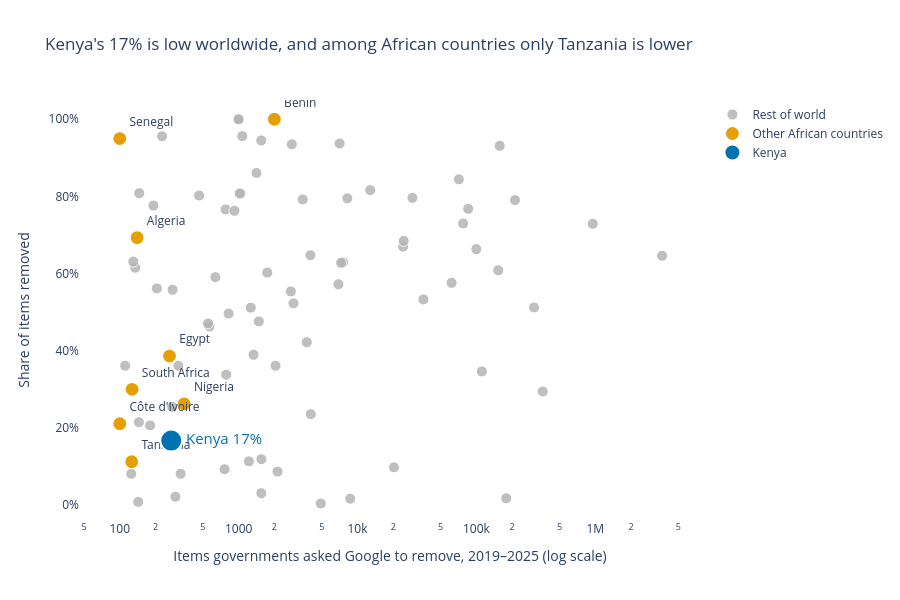

Here is the notebook cell this chart was saved with:
### Code cell
GREY, ORANGE, BLUE, MUTED = "#B4B4B4", "#E69F00", "#0072B2", "#6B6B6B"

others = c[c.country_name != "Kenya"]
world = others[~others.africa]
africa = others[others.africa]
kenya = c[c.country_name == "Kenya"]

fig = go.Figure()
fig.add_trace(go.Scatter(x=world["items"], y=world.share_removed, mode="markers", name="Rest of world",
                         hovertext=world.hover, hoverinfo="text",
                         marker=dict(size=11, color=GREY, opacity=.85, line=dict(color="white", width=1))))
fig.add_trace(go.Scatter(x=africa["items"], y=africa.share_removed, mode="markers+text", name="Other African countries",
                         text=africa.country_name, textposition="top right", textfont=dict(size=12),
                         hovertext=africa.hover, hoverinfo="text",
                         marker=dict(size=14, color=ORANGE, line=dict(color="white", width=1.2))))
fig.add_trace(go.Scatter(x=kenya["items"], y=kenya.share_removed, mode="markers+text", name="Kenya",
                         text=["Kenya 17%"], textposition="middle right", textfont=dict(size=15, color=BLUE),
                         hovertext=kenya.hover, hoverinfo="text",
                         marker=dict(size=22, color=BLUE, line=dict(color="white", width=2))))

fig.update_layout(
    title="Kenya's 17% is low worldwide, and among African countries only Tanzania is lower",
    xaxis=dict(type="log", title="Items governments asked Google to remove, 2019–2025 (log scale)"),
    yaxis=dict(title="Share of items removed", tickformat=".0%", range=[-.04, 1.05]),
    plot_bgcolor="white", height=600)
fig.show()

### Figure 1 — Plotly figure (JSON) as saved in the notebook; plotly's stock layout.template omitted (floating-point values rounded to 4 significant figures)
{"data": [{"hoverinfo": "text", "hovertext": ["<b>Albania</b><br>Items requested: 192<br>Share removed: 78% (149 items)<br>Requests: 163<br>Income group: Upper middle income<br>Voice & accountability: +0.02", "<b>Argentina</b><br>Items requested: 7,582<br>Share removed: 63% (4,769 items)<br>Requests: 450<br>Income group: Upper middle income<br>Voice & accountability: +0.52", "<b>Armenia</b><br>Items requested: 135<br>Share removed: 61% (83 items)<br>Requests: 7<br>Income group: Upper middle income<br>Voice & accountability: +0.13", "<b>Australia</b><br>Items requested: 24,196<br>Share removed: 67% (16,197 items)<br>Requests: 4,083<br>Income group: High income<br>Voice & accountability: +1.48", "<b>Austria</b><br>Items requested: 8,212<br>Share removed: 79% (6,527 items)<br>Requests: 275<br>Income group: High income<br>Voice & accountability: +1.46", "<b>Azerbaijan</b><br>Items requested: 1,552<br>Share removed: 3% (46 items)<br>Requests: 143<br>Income group: Upper middle income<br>Voice & accountability: -1.47", "<b>Bahrain</b><br>Items requested: 276<br>Share removed: 25% (70 items)<br>Requests: 234<br>Income group: High income<br>Voice & accountability: -1.31", "<b>Bangladesh</b><br>Items requested: 20,257<br>Share removed: 10% (1,960 items)<br>Requests: 4,797<br>Income group: Lower middle income<br>Voice & accountability: -1.07", "<b>Barbados</b><br>Items requested: 999<br>Share removed: 100% (999 items)<br>Requests: 1<br>Income group: High income<br>Voice & accountability: +0.97", "<b>Belarus</b><br>Items requested: 125<br>Share removed: 8% (10 items)<br>Requests: 26<br>Income group: Upper middle income<br>Voice & accountability: -1.54", "<b>Belgium</b><br>Items requested: 2,749<br>Share removed: 55% (1,521 items)<br>Requests: 294<br>Income group: High income<br>Voice & accountability: +1.51", "<b>Belize</b><br>Items requested: 999<br>Share removed: 100% (999 items)<br>Requests: 1<br>Income group: Upper middle income<br>Voice & accountability: +0.10", "<b>Bhutan</b><br>Items requested: 227<br>Share removed: 96% (217 items)<br>Requests: 6<br>Income group: Lower middle income<br>Voice & accountability: +0.35", "<b>Bosnia and Herzegovina</b><br>Items requested: 1,073<br>Share removed: 96% (1,026 items)<br>Requests: 19<br>Income group: Upper middle income<br>Voice & accountability: -0.45", "<b>Brazil</b><br>Items requested: 99,925<br>Share removed: 66% (66,253 items)<br>Requests: 9,305<br>Income group: Upper middle income<br>Voice & accountability: +0.17", "<b>Bulgaria</b><br>Items requested: 2,803<br>Share removed: 94% (2,621 items)<br>Requests: 227<br>Income group: High income<br>Voice & accountability: +0.20", "<b>Canada</b><br>Items requested: 4,016<br>Share removed: 65% (2,599 items)<br>Requests: 761<br>Income group: High income<br>Voice & accountability: +1.53", "<b>China</b><br>Items requested: 4,911<br>Share removed: 0% (14 items)<br>Requests: 422<br>Income group: Upper middle income<br>Voice & accountability: -1.60", "<b>Colombia</b><br>Items requested: 569<br>Share removed: 46% (263 items)<br>Requests: 237<br>Income group: Upper middle income<br>Voice & accountability: +0.04", "<b>Croatia</b><br>Items requested: 130<br>Share removed: 63% (82 items)<br>Requests: 25<br>Income group: High income<br>Voice & accountability: +0.58", "<b>Czech Republic</b><br>Items requested: 465<br>Share removed: 80% (373 items)<br>Requests: 62<br>Income group: High income<br>Voice & accountability: +1.07", "<b>Denmark</b><br>Items requested: 1,414<br>Share removed: 86% (1,217 items)<br>Requests: 150<br>Income group: High income<br>Voice & accountability: +1.88", "<b>Ecuador</b><br>Items requested: 145<br>Share removed: 21% (31 items)<br>Requests: 89<br>Income group: Upper middle income<br>Voice & accountability: -0.12", "<b>Estonia</b><br>Items requested: 1,554<br>Share removed: 12% (183 items)<br>Requests: 60<br>Income group: High income<br>Voice & accountability: +1.41", "<b>Finland</b><br>Items requested: 823<br>Share removed: 50% (408 items)<br>Requests: 60<br>Income group: High income<br>Voice & accountability: +1.88", "<b>France</b><br>Items requested: 61,901<br>Share removed: 58% (35,626 items)<br>Requests: 5,644<br>Income group: High income<br>Voice & accountability: +1.16", "<b>Germany</b><br>Items requested: 24,456<br>Share removed: 68% (16,740 items)<br>Requests: 4,642<br>Income group: High income<br>Voice & accountability: +1.58", "<b>Greece</b><br>Items requested: 7,076<br>Share removed: 94% (6,632 items)<br>Requests: 275<br>Income group: High income<br>Voice & accountability: +0.80", "<b>Guadeloupe</b><br>Items requested: 778<br>Share removed: 77% (596 items)<br>Requests: 14<br>Income group: No income data<br>Voice & accountability: n/a", "<b>Hong Kong</b><br>Items requested: 2,045<br>Share removed: 36% (737 items)<br>Requests: 507<br>Income group: High income<br>Voice & accountability: -0.05", "<b>Hungary</b><br>Items requested: 278<br>Share removed: 56% (155 items)<br>Requests: 100<br>Income group: High income<br>Voice & accountability: +0.06", "<b>India</b><br>Items requested: 305,530<br>Share removed: 51% (156,308 items)<br>Requests: 23,855<br>Income group: Lower middle income<br>Voice & accountability: -0.04", "<b>Indonesia</b><br>Items requested: 361,462<br>Share removed: 29% (106,045 items)<br>Requests: 5,054<br>Income group: Upper middle income<br>Voice & accountability: +0.01", "<b>Iraq</b><br>Items requested: 180<br>Share removed: 21% (37 items)<br>Requests: 61<br>Income group: Upper middle income<br>Voice & accountability: -1.01", "<b>Ireland</b><br>Items requested: 3,743<br>Share removed: 42% (1,577 items)<br>Requests: 428<br>Income group: High income<br>Voice & accountability: +1.57", "<b>Isle of Man</b><br>Items requested: 1,550<br>Share removed: 95% (1,465 items)<br>Requests: 445<br>Income group: High income<br>Voice & accountability: n/a", "<b>Israel</b><br>Items requested: 7,275<br>Share removed: 63% (4,565 items)<br>Requests: 2,179<br>Income group: High income<br>Voice & accountability: +0.47", "<b>Italy</b><br>Items requested: 28,969<br>Share removed: 80% (23,061 items)<br>Requests: 2,808<br>Income group: High income<br>Voice & accountability: +1.02", "<b>Japan</b><br>Items requested: 6,911<br>Share removed: 57% (3,952 items)<br>Requests: 1,832<br>Income group: High income<br>Voice & accountability: +1.10", "<b>Jordan</b><br>Items requested: 311<br>Share removed: 36% (112 items)<br>Requests: 106<br>Income group: Upper middle income<br>Voice & accountability: -0.71", "<b>Kazakhstan</b><br>Items requested: 178,323<br>Share removed: 2% (2,927 items)<br>Requests: 755<br>Income group: Upper middle income<br>Voice & accountability: -0.87", "<b>Kuwait</b><br>Items requested: 205<br>Share removed: 56% (115 items)<br>Requests: 121<br>Income group: High income<br>Voice & accountability: -0.54", "<b>Latvia</b><br>Items requested: 111<br>Share removed: 36% (40 items)<br>Requests: 30<br>Income group: High income<br>Voice & accountability: +1.02", "<b>Lithuania</b><br>Items requested: 922<br>Share removed: 76% (703 items)<br>Requests: 266<br>Income group: High income<br>Voice & accountability: +1.15", "<b>Malaysia</b><br>Items requested: 71,266<br>Share removed: 84% (60,152 items)<br>Requests: 2,267<br>Income group: Upper middle income<br>Voice & accountability: -0.15", "<b>Mexico</b><br>Items requested: 1,220<br>Share removed: 11% (137 items)<br>Requests: 372<br>Income group: Upper middle income<br>Voice & accountability: -0.19", "<b>Nepal</b><br>Items requested: 325<br>Share removed: 8% (26 items)<br>Requests: 165<br>Income group: Lower middle income<br>Voice & accountability: -0.11", "<b>Netherlands</b><br>Items requested: 3,459<br>Share removed: 79% (2,739 items)<br>Requests: 379<br>Income group: High income<br>Voice & accountability: +1.72", "<b>New Zealand</b><br>Items requested: 1,335<br>Share removed: 39% (519 items)<br>Requests: 228<br>Income group: High income<br>Voice & accountability: +1.73", "<b>Norway</b><br>Items requested: 637<br>Share removed: 59% (376 items)<br>Requests: 134<br>Income group: High income<br>Voice & accountability: +1.95", "<b>Pakistan</b><br>Items requested: 77,310<br>Share removed: 73% (56,406 items)<br>Requests: 4,516<br>Income group: Lower middle income<br>Voice & accountability: -0.98", "<b>Peru</b><br>Items requested: 294<br>Share removed: 2% (6 items)<br>Requests: 50<br>Income group: Upper middle income<br>Voice & accountability: +0.21", "<b>Philippines</b><br>Items requested: 1,266<br>Share removed: 51% (647 items)<br>Requests: 491<br>Income group: Upper middle income<br>Voice & accountability: -0.32", "<b>Poland</b><br>Items requested: 1,479<br>Share removed: 48% (703 items)<br>Requests: 436<br>Income group: High income<br>Voice & accountability: +0.48", "<b>Portugal</b><br>Items requested: 1,045<br>Share removed: 81% (844 items)<br>Requests: 899<br>Income group: High income<br>Voice & accountability: +1.31", "<b>Romania</b><br>Items requested: 786<br>Share removed: 34% (265 items)<br>Requests: 230<br>Income group: High income<br>Voice & accountability: +0.50", "<b>Russia</b><br>Items requested: 3,650,634<br>Share removed: 65% (2,357,527 items)<br>Requests: 290,045<br>Income group: High income<br>Voice & accountability: -1.12", "<b>Saudi Arabia</b><br>Items requested: 553<br>Share removed: 47% (260 items)<br>Requests: 268<br>Income group: High income<br>Voice & accountability: -1.54", "<b>Singapore</b><br>Items requested: 1,742<br>Share removed: 60% (1,049 items)<br>Requests: 401<br>Income group: High income<br>Voice & accountability: +0.13", "<b>Slovenia</b><br>Items requested: 146<br>Share removed: 81% (118 items)<br>Requests: 58<br>Income group: High income<br>Voice & accountability: +1.01", "<b>South Korea</b><br>Items requested: 951,901<br>Share removed: 73% (693,621 items)<br>Requests: 54,521<br>Income group: High income<br>Voice & accountability: +0.92", "<b>Spain</b><br>Items requested: 157,017<br>Share removed: 93% (146,209 items)<br>Requests: 959<br>Income group: High income<br>Voice & accountability: +1.14", "<b>Sri Lanka</b><br>Items requested: 2,124<br>Share removed: 9% (182 items)<br>Requests: 736<br>Income group: Upper middle income<br>Voice & accountability: -0.24", "<b>Sweden</b><br>Items requested: 1,022<br>Share removed: 81% (825 items)<br>Requests: 145<br>Income group: High income<br>Voice & accountability: +1.75", "<b>Switzerland</b><br>Items requested: 2,891<br>Share removed: 52% (1,510 items)<br>Requests: 212<br>Income group: High income<br>Voice & accountability: +1.65", "<b>Taiwan</b><br>Items requested: 35,835<br>Share removed: 53% (19,081 items)<br>Requests: 14,594<br>Income group: No income data<br>Voice & accountability: n/a", "<b>Thailand</b><br>Items requested: 12,789<br>Share removed: 82% (10,438 items)<br>Requests: 1,867<br>Income group: Upper middle income<br>Voice & accountability: -0.75", "<b>Turkey</b><br>Items requested: 111,089<br>Share removed: 35% (38,385 items)<br>Requests: 13,869<br>Income group: Upper middle income<br>Voice & accountability: -1.02", "<b>UAE</b><br>Items requested: 762<br>Share removed: 9% (70 items)<br>Requests: 195<br>Income group: High income<br>Voice & accountability: -0.84", "<b>Ukraine</b><br>Items requested: 4,049<br>Share removed: 23% (950 items)<br>Requests: 665<br>Income group: Upper middle income<br>Voice & accountability: +0.01", "<b>United Kingdom</b><br>Items requested: 211,294<br>Share removed: 79% (166,955 items)<br>Requests: 4,198<br>Income group: High income<br>Voice & accountability: +1.30", "<b>United States</b><br>Items requested: 152,593<br>Share removed: 61% (92,773 items)<br>Requests: 4,696<br>Income group: High income<br>Voice & accountability: +0.92", "<b>Uzbekistan</b><br>Items requested: 8,686<br>Share removed: 2% (133 items)<br>Requests: 297<br>Income group: Lower middle income<br>Voice & accountability: -1.13", "<b>Venezuela</b><br>Items requested: 143<br>Share removed: 1% (1 items)<br>Requests: 26<br>Income group: Lower middle income<br>Voice & accountability: -1.75", "<b>Vietnam</b><br>Items requested: 85,304<br>Share removed: 77% (65,484 items)<br>Requests: 3,557<br>Income group: Upper middle income<br>Voice & accountability: -1.08"], "marker": {"color": "#B4B4B4", "line": {"color": "white", "width": 1}, "opacity": 0.85, "size": 11}, "mode": "markers", "name": "Rest of world", "type": "scatter", "x": [192, 7582, 135, 24196, 8212, 1552, 276, 20257, 999, 125, 2749, 999, 227, 1073, 99925, 2803, 4016, 4911, 569, 130, 465, 1414, 145, 1554, 823, 61901, 24456, 7076, 778, 2045, 278, 305530, 361462, 180, 3743, 1550, 7275, 28969, 6911, 311, 178323, 205, 111, 922, 71266, 1220, 325, 3459, 1335, 637, 77310, 294, 1266, 1479, 1045, 786, 3650634, 553, 1742, 146, 951901, 157017, 2124, 1022, 2891, 35835, 12789, 111089, 762, 4049, 211294, 152593, 8686, 143, 85304], "y": [0.776, 0.629, 0.6148, 0.6694, 0.7948, 0.02964, 0.2536, 0.09676, 1.0, 0.08, 0.5533, 1.0, 0.9559, 0.9562, 0.663, 0.9351, 0.6472, 0.002851, 0.4622, 0.6308, 0.8022, 0.8607, 0.2138, 0.1178, 0.4957, 0.5755, 0.6845, 0.9373, 0.7661, 0.3604, 0.5576, 0.5116, 0.2934, 0.2056, 0.4213, 0.9452, 0.6275, 0.7961, 0.5718, 0.3601, 0.01641, 0.561, 0.3604, 0.7625, 0.844, 0.1123, 0.08, 0.7918, 0.3888, 0.5903, 0.7296, 0.02041, 0.5111, 0.4753, 0.8077, 0.3372, 0.6458, 0.4702, 0.6022, 0.8082, 0.7287, 0.9312, 0.08569, 0.8072, 0.5223, 0.5325, 0.8162, 0.3455, 0.09186, 0.2346, 0.7902, 0.608, 0.01531, 0.006993, 0.7677]}, {"hoverinfo": "text", "hovertext": ["<b>Algeria</b><br>Items requested: 140<br>Share removed: 69% (97 items)<br>Requests: 45<br>Income group: Upper middle income<br>Voice & accountability: -1.06", "<b>Benin</b><br>Items requested: 1,998<br>Share removed: 100% (1,998 items)<br>Requests: 2<br>Income group: Lower middle income<br>Voice & accountability: -0.26", "<b>Côte d'Ivoire</b><br>Items requested: 100<br>Share removed: 21% (21 items)<br>Requests: 31<br>Income group: Lower middle income<br>Voice & accountability: -0.63", "<b>Egypt</b><br>Items requested: 262<br>Share removed: 39% (101 items)<br>Requests: 115<br>Income group: Lower middle income<br>Voice & accountability: -1.61", "<b>Nigeria</b><br>Items requested: 348<br>Share removed: 26% (91 items)<br>Requests: 72<br>Income group: Lower middle income<br>Voice & accountability: -0.70", "<b>Senegal</b><br>Items requested: 100<br>Share removed: 95% (95 items)<br>Requests: 6<br>Income group: Lower middle income<br>Voice & accountability: +0.03", "<b>South Africa</b><br>Items requested: 127<br>Share removed: 30% (38 items)<br>Requests: 35<br>Income group: Upper middle income<br>Voice & accountability: +0.56", "<b>Tanzania</b><br>Items requested: 126<br>Share removed: 11% (14 items)<br>Requests: 23<br>Income group: Lower middle income<br>Voice & accountability: -0.62"], "marker": {"color": "#E69F00", "line": {"color": "white", "width": 1.2}, "size": 14}, "mode": "markers+text", "name": "Other African countries", "text": ["Algeria", "Benin", "Côte d'Ivoire", "Egypt", "Nigeria", "Senegal", "South Africa", "Tanzania"], "textfont": {"size": 12}, "textposition": "top right", "type": "scatter", "x": [140, 1998, 100, 262, 348, 100, 127, 126], "y": [0.6929, 1.0, 0.21, 0.3855, 0.2615, 0.95, 0.2992, 0.1111]}, {"hoverinfo": "text", "hovertext": ["<b>Kenya</b><br>Items requested: 271<br>Share removed: 17% (45 items)<br>Requests: 93<br>Income group: Lower middle income<br>Voice & accountability: -0.37"], "marker": {"color": "#0072B2", "line": {"color": "white", "width": 2}, "size": 22}, "mode": "markers+text", "name": "Kenya", "text": ["Kenya 17%"], "textfont": {"color": "#0072B2", "size": 15}, "textposition": "middle right", "type": "scatter", "x": [271], "y": [0.1661]}], "layout": {"height": 600, "plot_bgcolor": "white", "title": {"text": "Kenya's 17% is low worldwide, and among African countries only Tanzania is lower"}, "xaxis": {"title": {"text": "Items governments asked Google to remove, 2019–2025 (log scale)"}, "type": "log"}, "yaxis": {"range": [-0.04, 1.05], "tickformat": ".0%", "title": {"text": "Share of items removed"}}}}
